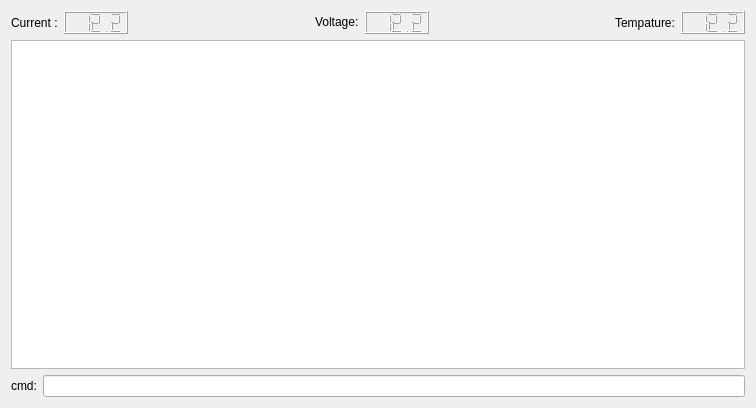
<?xml version="1.0" encoding="UTF-8"?>
<ui version="4.0">
 <class>FlashPower</class>
 <widget class="QWidget" name="FlashPower">
  <property name="geometry">
   <rect>
    <x>0</x>
    <y>0</y>
    <width>756</width>
    <height>408</height>
   </rect>
  </property>
  <property name="windowTitle">
   <string>Form</string>
  </property>
  <layout class="QGridLayout" name="gridLayout">
   <item row="0" column="2">
    <layout class="QHBoxLayout" name="horizontalLayout_2">
     <item>
      <widget class="QLabel" name="label_2">
       <property name="sizePolicy">
        <sizepolicy hsizetype="Minimum" vsizetype="Fixed">
         <horstretch>0</horstretch>
         <verstretch>0</verstretch>
        </sizepolicy>
       </property>
       <property name="maximumSize">
        <size>
         <width>179</width>
         <height>16777215</height>
        </size>
       </property>
       <property name="text">
        <string>Voltage:</string>
       </property>
      </widget>
     </item>
     <item>
      <widget class="QLCDNumber" name="voltage_lcd">
       <property name="value" stdset="0">
        <double>12.199999999999999</double>
       </property>
      </widget>
     </item>
    </layout>
   </item>
   <item row="0" column="4">
    <layout class="QHBoxLayout" name="horizontalLayout_3">
     <item>
      <widget class="QLabel" name="label_3">
       <property name="text">
        <string>Tempature:</string>
       </property>
      </widget>
     </item>
     <item>
      <widget class="QLCDNumber" name="tempature_lcd">
       <property name="value" stdset="0">
        <double>12.199999999999999</double>
       </property>
      </widget>
     </item>
    </layout>
   </item>
   <item row="1" column="0" colspan="5">
    <widget class="QGraphicsView" name="graphicsView"/>
   </item>
   <item row="2" column="0" colspan="5">
    <layout class="QHBoxLayout" name="horizontalLayout">
     <item>
      <widget class="QLabel" name="label_5">
       <property name="text">
        <string>cmd:</string>
       </property>
      </widget>
     </item>
     <item>
      <widget class="QLineEdit" name="cmd_lineedit"/>
     </item>
    </layout>
   </item>
   <item row="0" column="0">
    <layout class="QHBoxLayout" name="horizontalLayout_4">
     <item>
      <widget class="QLabel" name="label_4">
       <property name="text">
        <string>Current :</string>
       </property>
      </widget>
     </item>
     <item>
      <widget class="QLCDNumber" name="current_lcd">
       <property name="value" stdset="0">
        <double>12.199999999999999</double>
       </property>
      </widget>
     </item>
    </layout>
   </item>
   <item row="0" column="1">
    <spacer name="horizontalSpacer">
     <property name="orientation">
      <enum>Qt::Horizontal</enum>
     </property>
     <property name="sizeHint" stdset="0">
      <size>
       <width>20</width>
       <height>20</height>
      </size>
     </property>
    </spacer>
   </item>
   <item row="0" column="3">
    <spacer name="horizontalSpacer_2">
     <property name="orientation">
      <enum>Qt::Horizontal</enum>
     </property>
     <property name="sizeHint" stdset="0">
      <size>
       <width>20</width>
       <height>20</height>
      </size>
     </property>
    </spacer>
   </item>
  </layout>
 </widget>
 <resources/>
 <connections/>
</ui>
